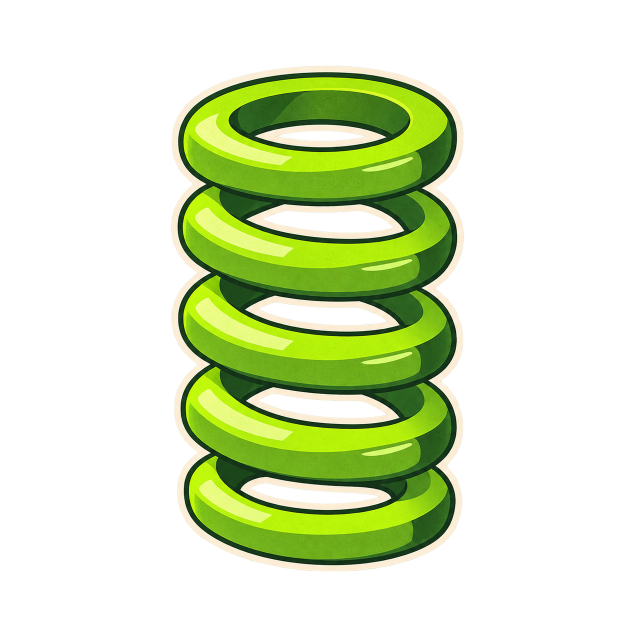
#> input picture art-source/boosters-20261023/generated/jump-original.png, 1254 x 1254 px, given in place of sikorsky-original.png, which was not available (shown at 1/2 size)
$ python prepare.py
#> lines starting #> are read from the running program, lines starting #| are printed output that depends on the picture; after the words box and inside, x2 and y2 are one past the last pixel; in counts of white or black regions, pixels touching at a corner belong together; pictures that were not available may be replaced by others from this repository, and a replacement may not be noted
"""Deterministic alpha cleanup, proportional resizing and contact sheets."""
from pathlib import Path
import json
import hashlib
import numpy as np
from PIL import Image, ImageDraw, ImageFilter

ROOT = Path(__file__).resolve().parents[2]
SOURCE = Path(__file__).resolve().parent
OUT = ROOT / 'assets/encounters/v400'
OUT.mkdir(parents=True, exist_ok=True)
widths = dict(sikorsky=176, xi=72, t800=57, ufo=104, primeDrone=110,
              twitterBird=76, homelessRow=142, bydSeal=138, xiaomiSu7=138,
              batteryAgv=118, qualitySkull=76, starlink=112,
              regulatorDrone=106, reptileHead=68, moltenVat=164)
metadata = {}
for name, width in widths.items():
    original = SOURCE / 'generated' / (name + '-original.png')
    im = Image.open(original).convert('RGBA')
#> im is the input picture: PIL image 1254x1254 RGBA; mean R, G, B, A 45.8, 59.2, 21.2, 80.6
    pixels = np.array(im)
    # The model adds a low-opacity soft halo. Retain solid connected artwork,
    # then antialias once at delivery size; do not paint or change the subject.
    solid = Image.fromarray(np.where(pixels[:, :, 3] >= 215, 255, 0).astype('uint8'))
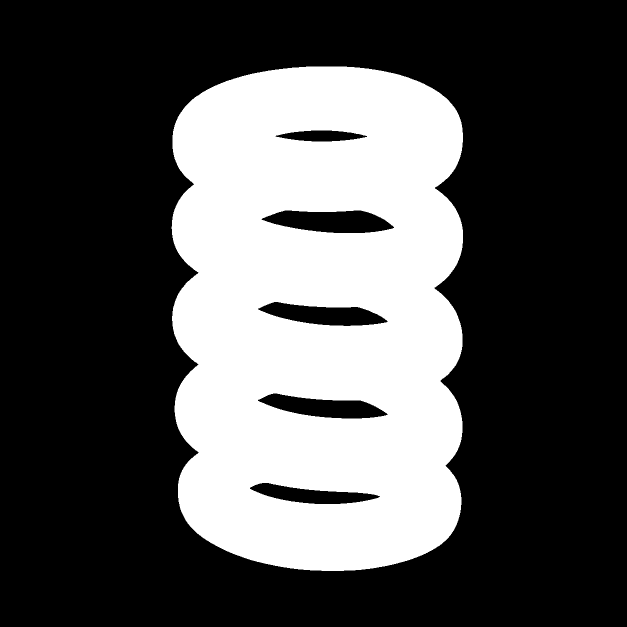
#> solid: PIL image 1254x1254 L (shown at 1/2 size); 31.7% white; 1 white region, box (x1, y1, x2, y2) and area: (343, 133, 926, 1142) 498114
    mask = np.array(solid.filter(ImageFilter.MedianFilter(5))) > 0
#> mask: shape (1254, 1254) bool; 31.7% white; 1 white region, box (x1, y1, x2, y2) and area: (343, 133, 926, 1142) 498168
    pixels[:, :, 3] = np.where(mask, 255, 0).astype('uint8')
    clean = Image.fromarray(pixels)
    box = clean.getchannel('A').getbbox()
#> box = (343, 133, 926, 1142)
    assert box and box[0] > 0 and box[1] > 0 and box[2] < im.width and box[3] < im.height, (name, box)
    clean = clean.crop(box)
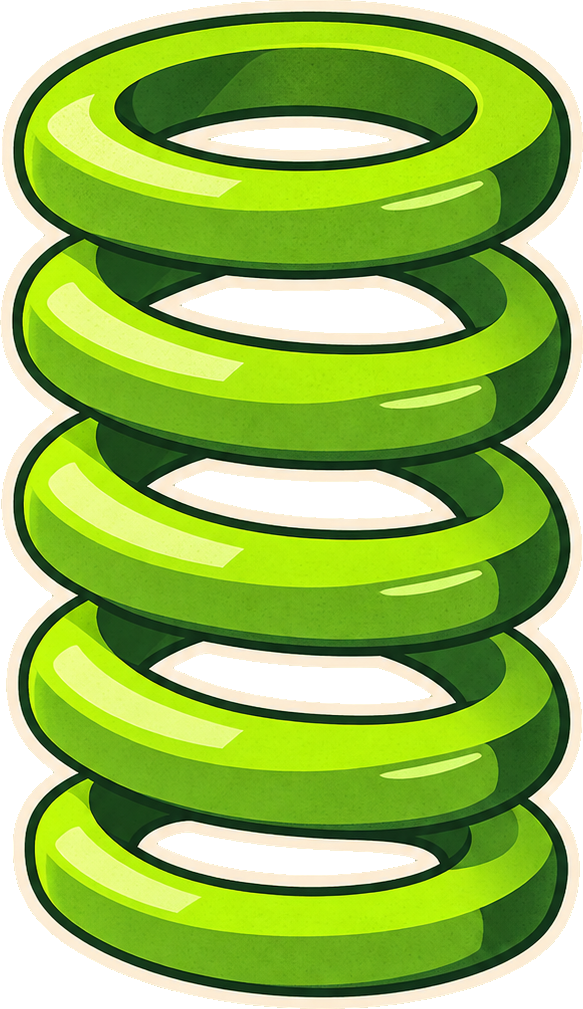
#> clean: PIL image 583x1009 RGBA; mean R, G, B, A 121.3, 157.3, 55.6, 216; transparent parts drawn white
    limit = 320 if name == 'reptileHead' else 768
    clean.thumbnail((limit, limit), Image.Resampling.LANCZOS)
#> clean: PIL image 444x768 RGBA
    # No padding: world geometry and actual silhouette aspect share an anchor.
    clean.save(OUT / (name + '.png'), optimize=True)
    metadata[name] = dict(file=f'assets/encounters/v400/{name}.png',
                          w=width, h=round(width * clean.height / clean.width, 3),
                          pixels=list(clean.size), sourcePixels=list(im.size),
                          sourceCrop=list(box), alphaExtrema=clean.getchannel('A').getextrema(),
                          sha256=hashlib.sha256((OUT / (name + '.png')).read_bytes()).hexdigest())
#> pass 2 of the loop `for name, width in widths.items():`:
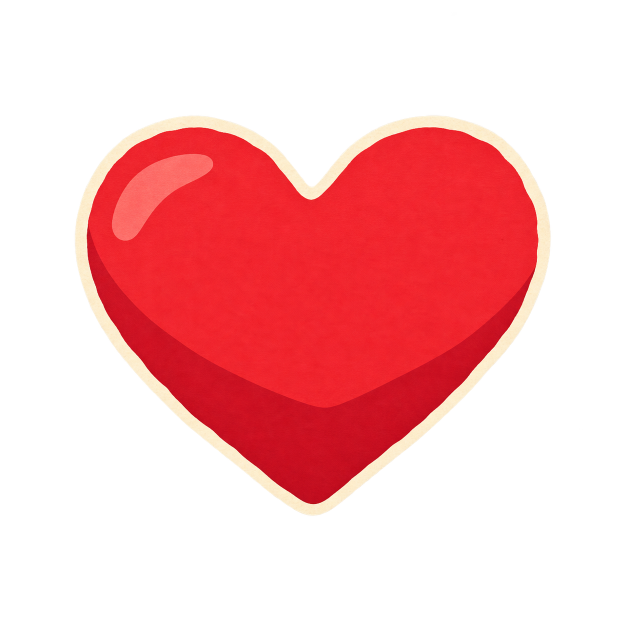
#> input picture art-source/boosters-20261023/generated/life-original.png, 1254 x 1254 px, given in place of xi-original.png, which was not available (shown at 1/2 size)
#> im is the input picture: PIL image 1254x1254 RGBA; mean R, G, B, A 81.2, 21.5, 23.2, 85.6
#> `solid = Image.fromarray(np.where(pixels[:, :, 3] >= 215, 255, 0).astyp..`:
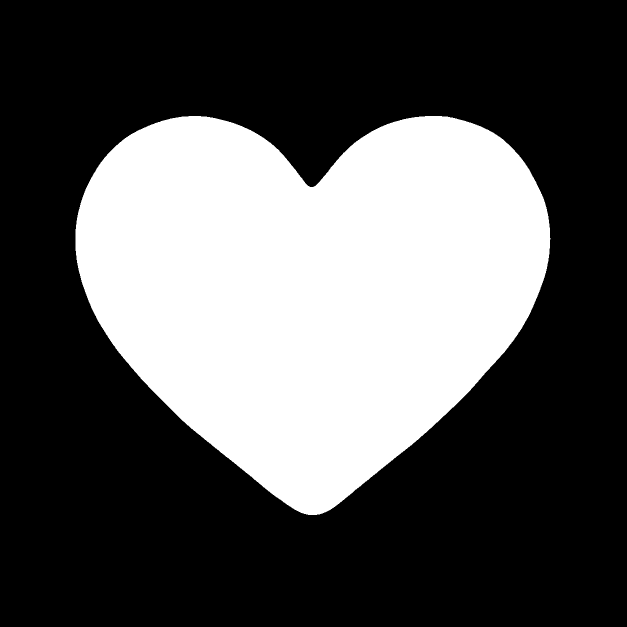
#> solid: PIL image 1254x1254 L (shown at 1/2 size); 33.7% white; 1 white region, box (x1, y1, x2, y2) and area: (151, 232, 1101, 1030) 530289
#> mask: shape (1254, 1254) bool; 33.7% white; 1 white region, box (x1, y1, x2, y2) and area: (151, 232, 1101, 1030) 530287
#> box = (151, 232, 1101, 1030)
#> `clean = clean.crop(box)`:
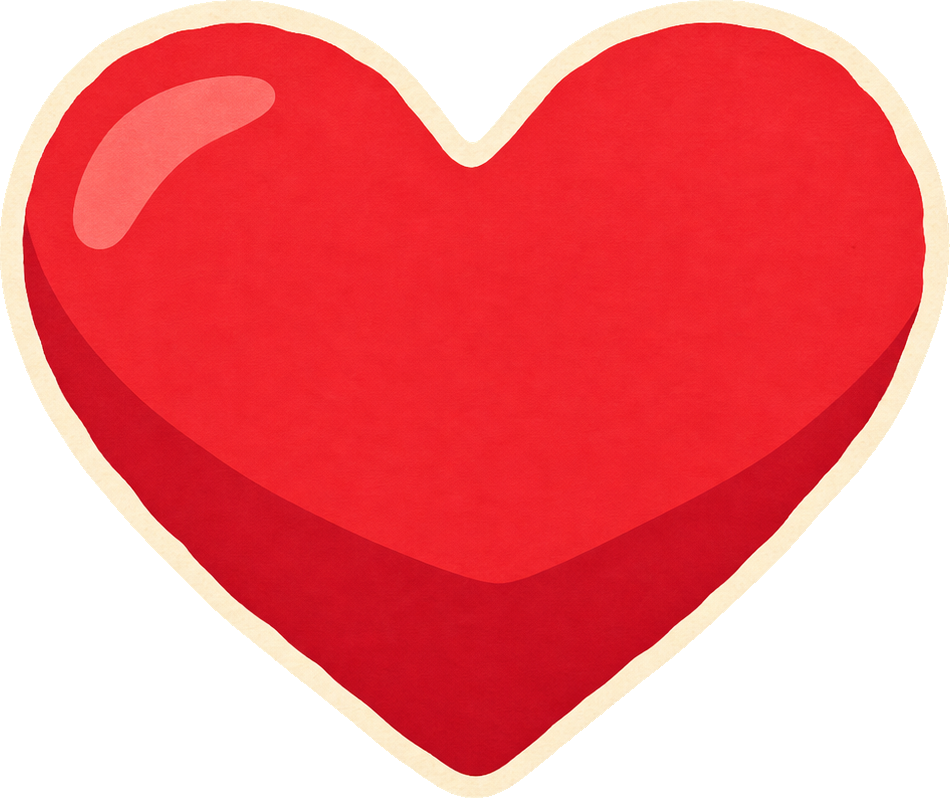
#> clean: PIL image 950x798 RGBA; mean R, G, B, A 167.7, 43.9, 47.5, 178.4; transparent parts drawn white
#> (the run stopped early here; a loop or call above may not have finished)
